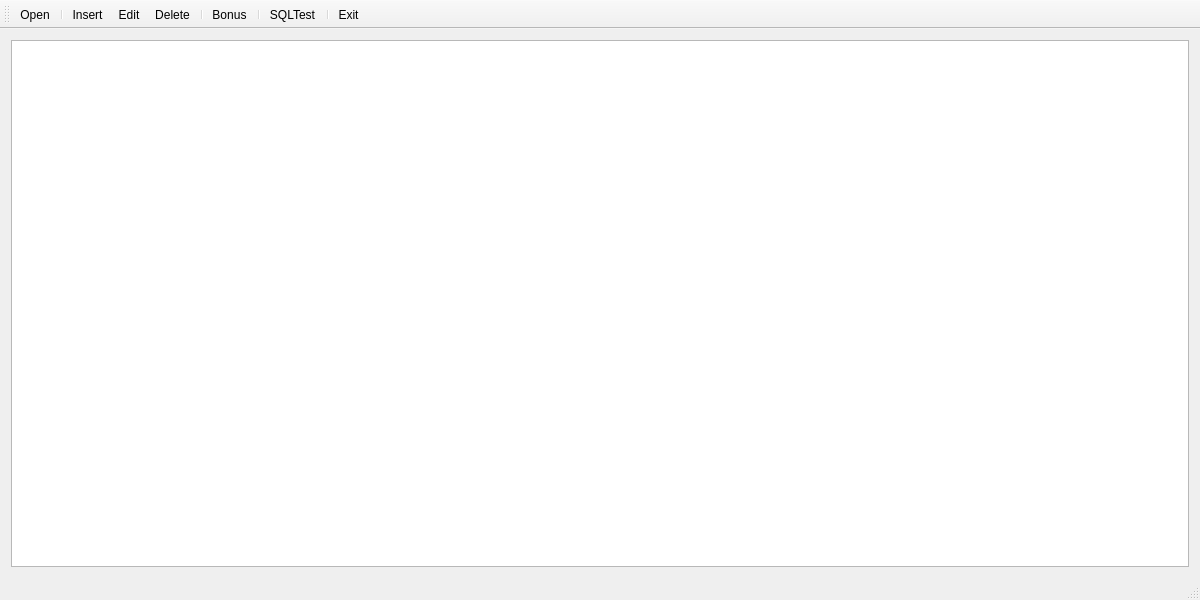
<?xml version="1.0" encoding="UTF-8"?>
<ui version="4.0">
 <class>QSQL</class>
 <widget class="QMainWindow" name="QSQL">
  <property name="geometry">
   <rect>
    <x>0</x>
    <y>0</y>
    <width>1200</width>
    <height>600</height>
   </rect>
  </property>
  <property name="minimumSize">
   <size>
    <width>1200</width>
    <height>600</height>
   </size>
  </property>
  <property name="windowTitle">
   <string>QSQL</string>
  </property>
  <widget class="QWidget" name="centralWidget">
   <layout class="QVBoxLayout" name="verticalLayout">
    <item>
     <widget class="QTableView" name="tableView"/>
    </item>
   </layout>
  </widget>
  <widget class="QMenuBar" name="menuBar">
   <property name="geometry">
    <rect>
     <x>0</x>
     <y>0</y>
     <width>1200</width>
     <height>17</height>
    </rect>
   </property>
  </widget>
  <widget class="QToolBar" name="mainToolBar">
   <property name="toolButtonStyle">
    <enum>Qt::ToolButtonTextUnderIcon</enum>
   </property>
   <attribute name="toolBarArea">
    <enum>TopToolBarArea</enum>
   </attribute>
   <attribute name="toolBarBreak">
    <bool>false</bool>
   </attribute>
   <addaction name="actionOpen"/>
   <addaction name="separator"/>
   <addaction name="actionInsert"/>
   <addaction name="actionEdit"/>
   <addaction name="actionDelete"/>
   <addaction name="separator"/>
   <addaction name="actionBonus"/>
   <addaction name="separator"/>
   <addaction name="actionSQLTest"/>
   <addaction name="separator"/>
   <addaction name="actionExit"/>
  </widget>
  <widget class="QStatusBar" name="statusBar"/>
  <action name="actionOpen">
   <property name="icon">
    <iconset resource="res.qrc">
     <normaloff>:/images/open3.bmp</normaloff>:/images/open3.bmp</iconset>
   </property>
   <property name="text">
    <string>Open</string>
   </property>
  </action>
  <action name="actionInsert">
   <property name="icon">
    <iconset resource="res.qrc">
     <normaloff>:/images/306.bmp</normaloff>:/images/306.bmp</iconset>
   </property>
   <property name="text">
    <string>Insert</string>
   </property>
  </action>
  <action name="actionEdit">
   <property name="icon">
    <iconset resource="res.qrc">
     <normaloff>:/images/812.bmp</normaloff>:/images/812.bmp</iconset>
   </property>
   <property name="text">
    <string>Edit</string>
   </property>
  </action>
  <action name="actionDelete">
   <property name="icon">
    <iconset resource="res.qrc">
     <normaloff>:/images/delete1.bmp</normaloff>:/images/delete1.bmp</iconset>
   </property>
   <property name="text">
    <string>Delete</string>
   </property>
  </action>
  <action name="actionBonus">
   <property name="icon">
    <iconset resource="res.qrc">
     <normaloff>:/images/up.bmp</normaloff>:/images/up.bmp</iconset>
   </property>
   <property name="text">
    <string>Bonus</string>
   </property>
  </action>
  <action name="actionSQLTest">
   <property name="icon">
    <iconset resource="res.qrc">
     <normaloff>:/images/828.bmp</normaloff>:/images/828.bmp</iconset>
   </property>
   <property name="text">
    <string>SQLTest</string>
   </property>
  </action>
  <action name="actionExit">
   <property name="icon">
    <iconset resource="res.qrc">
     <normaloff>:/images/exit.bmp</normaloff>:/images/exit.bmp</iconset>
   </property>
   <property name="text">
    <string>Exit</string>
   </property>
  </action>
 </widget>
 <layoutdefault spacing="6" margin="11"/>
 <resources>
  <include location="res.qrc"/>
 </resources>
 <connections>
  <connection>
   <sender>actionExit</sender>
   <signal>triggered()</signal>
   <receiver>QSQL</receiver>
   <slot>close()</slot>
   <hints>
    <hint type="sourcelabel">
     <x>-1</x>
     <y>-1</y>
    </hint>
    <hint type="destinationlabel">
     <x>199</x>
     <y>149</y>
    </hint>
   </hints>
  </connection>
 </connections>
</ui>
